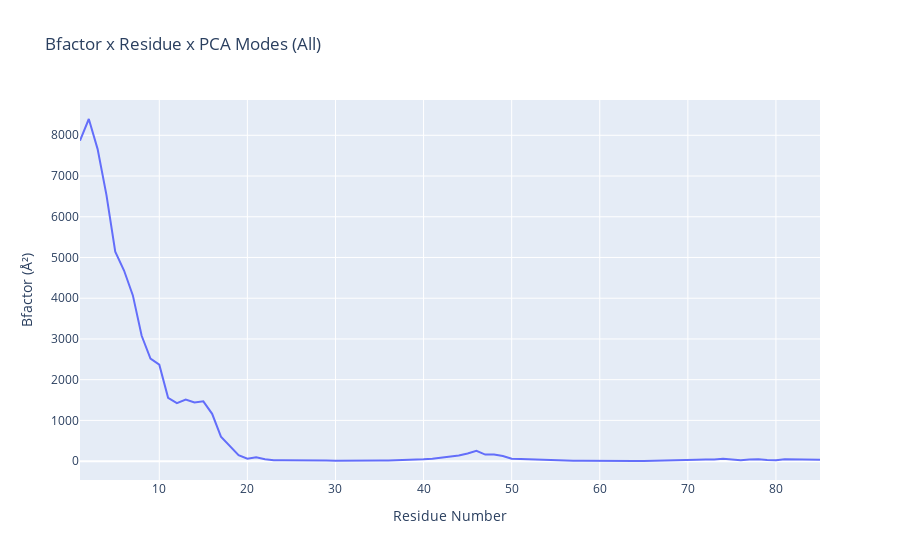

Notebook cell for this chart:
### Code cell
# Plotting the B-factors x Residue x PCA mode
y = np.loadtxt(bfactor_all_dat)
x = list(range(1,len(y)+1))

plotly.offline.init_notebook_mode(connected=True)

fig = {
    "data": [go.Scatter(x=x, y=y)],
    "layout": go.Layout(title="Bfactor x Residue x PCA Modes (All)",
                        xaxis=dict(title = "Residue Number"),
                        yaxis=dict(title = "Bfactor (" + '\u00C5' +'\u00B2' + ")")
                       )
}

plotly.offline.iplot(fig)

### Figure 1 — Plotly figure (JSON) as saved in the notebook; plotly's stock layout.template omitted (floating-point values rounded to 4 significant figures)
{"data": [{"type": "scatter", "x": [1, 2, 3, 4, 5, 6, 7, 8, 9, 10, 11, 12, 13, 14, 15, 16, 17, 18, 19, 20, 21, 22, 23, 24, 25, 26, 27, 28, 29, 30, 31, 32, 33, 34, 35, 36, 37, 38, 39, 40, 41, 42, 43, 44, 45, 46, 47, 48, 49, 50, 51, 52, 53, 54, 55, 56, 57, 58, 59, 60, 61, 62, 63, 64, 65, 66, 67, 68, 69, 70, 71, 72, 73, 74, 75, 76, 77, 78, 79, 80, 81, 82, 83, 84, 85], "y": [7869.0, 8400.0, 7661.0, 6538.0, 5142.0, 4679.0, 4069.0, 3078.0, 2519.0, 2368.0, 1555.0, 1422.0, 1514.0, 1439.0, 1469.0, 1162.0, 598.9, 378.1, 148.3, 59.91, 95.32, 47.32, 22.73, 21.86, 23.06, 16.22, 7.503, 10.86, 13.33, 6.929, 5.452, 10.94, 12.09, 7.371, 12.46, 17.79, 21.29, 26.32, 35.78, 44.81, 61.18, 84.34, 116.6, 137.6, 186.5, 250.9, 161.4, 161.7, 127.0, 59.88, 54.87, 47.82, 33.1, 16.13, 17.81, 16.51, 10.06, 7.758, 9.961, 7.89, 4.134, 3.776, 3.097, 3.919, 4.136, 6.605, 9.963, 14.33, 18.28, 24.34, 33.64, 40.16, 40.7, 60.19, 42.2, 21.38, 37.49, 47.46, 25.22, 20.64, 44.57, 42.88, 23.46, 39.78, 32.02]}], "layout": {"title": {"text": "Bfactor x Residue x PCA Modes (All)"}, "xaxis": {"title": {"text": "Residue Number"}}, "yaxis": {"title": {"text": "Bfactor (Å²)"}}}}
